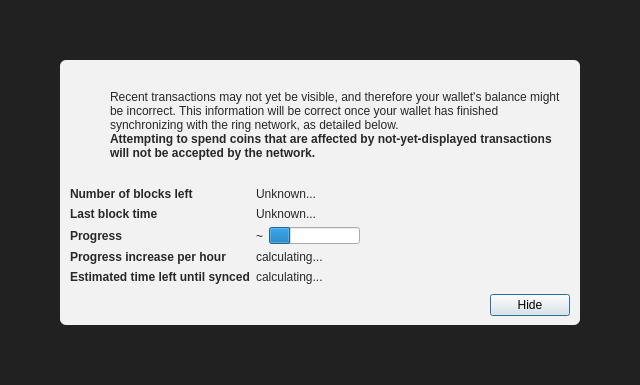
<?xml version="1.0" encoding="UTF-8"?>
<ui version="4.0">
 <class>ModalOverlay</class>
 <widget class="ModalOverlay" name="ModalOverlay">
  <property name="geometry">
   <rect>
    <x>0</x>
    <y>0</y>
    <width>640</width>
    <height>385</height>
   </rect>
  </property>
  <property name="windowTitle">
   <string>Form</string>
  </property>
  <layout class="QVBoxLayout" name="verticalLayout" stretch="0">
   <property name="sizeConstraint">
    <enum>QLayout::SetDefaultConstraint</enum>
   </property>
   <property name="leftMargin">
    <number>0</number>
   </property>
   <property name="topMargin">
    <number>0</number>
   </property>
   <property name="rightMargin">
    <number>0</number>
   </property>
   <property name="bottomMargin">
    <number>0</number>
   </property>
   <item>
    <widget class="QWidget" name="bgWidget" native="true">
     <property name="styleSheet">
      <string notr="true">#bgWidget { background: rgba(0,0,0,220); }</string>
     </property>
     <layout class="QVBoxLayout" name="verticalLayoutMain" stretch="1">
      <property name="leftMargin">
       <number>60</number>
      </property>
      <property name="topMargin">
       <number>60</number>
      </property>
      <property name="rightMargin">
       <number>60</number>
      </property>
      <property name="bottomMargin">
       <number>60</number>
      </property>
      <item>
       <widget class="QWidget" name="contentWidget" native="true">
        <property name="styleSheet">
         <string notr="true">#contentWidget { background: rgba(255,255,255,240); border-radius: 6px; }

QLabel { color: rgb(40,40,40);  }</string>
        </property>
        <layout class="QVBoxLayout" name="verticalLayoutSub" stretch="1,0,0,0">
         <property name="spacing">
          <number>0</number>
         </property>
         <property name="leftMargin">
          <number>10</number>
         </property>
         <property name="topMargin">
          <number>10</number>
         </property>
         <property name="rightMargin">
          <number>10</number>
         </property>
         <property name="bottomMargin">
          <number>10</number>
         </property>
         <item>
          <layout class="QHBoxLayout" name="horizontalLayoutIconText" stretch="0,1">
           <property name="topMargin">
            <number>20</number>
           </property>
           <item>
            <layout class="QVBoxLayout" name="verticalLayoutIcon">
             <property name="leftMargin">
              <number>0</number>
             </property>
             <item>
              <widget class="QPushButton" name="warningIcon">
               <property name="enabled">
                <bool>false</bool>
               </property>
               <property name="text">
                <string/>
               </property>
               <property name="icon">
                <iconset>
                 <normaloff>:/icons/warning</normaloff>
                 <disabledoff>:/icons/warning</disabledoff>:/icons/warning</iconset>
               </property>
               <property name="iconSize">
                <size>
                 <width>48</width>
                 <height>48</height>
                </size>
               </property>
               <property name="flat">
                <bool>true</bool>
               </property>
              </widget>
             </item>
             <item>
              <spacer name="verticalSpacerWarningIcon">
               <property name="orientation">
                <enum>Qt::Vertical</enum>
               </property>
               <property name="sizeHint" stdset="0">
                <size>
                 <width>20</width>
                 <height>40</height>
                </size>
               </property>
              </spacer>
             </item>
            </layout>
           </item>
           <item>
            <layout class="QVBoxLayout" name="verticalLayoutInfoText">
             <property name="leftMargin">
              <number>0</number>
             </property>
             <property name="topMargin">
              <number>0</number>
             </property>
             <item>
              <widget class="QLabel" name="infoText">
               <property name="text">
                <string>Recent transactions may not yet be visible, and therefore your wallet's balance might be incorrect. This information will be correct once your wallet has finished synchronizing with the ring network, as detailed below.</string>
               </property>
               <property name="textFormat">
                <enum>Qt::RichText</enum>
               </property>
               <property name="wordWrap">
                <bool>true</bool>
               </property>
              </widget>
             </item>
             <item>
              <widget class="QLabel" name="infoTextStrong">
               <property name="font">
                <font>
                 <weight>75</weight>
                 <bold>true</bold>
                </font>
               </property>
               <property name="text">
                <string>Attempting to spend coins that are affected by not-yet-displayed transactions will not be accepted by the network.</string>
               </property>
               <property name="textFormat">
                <enum>Qt::RichText</enum>
               </property>
               <property name="wordWrap">
                <bool>true</bool>
               </property>
              </widget>
             </item>
             <item>
              <spacer name="verticalSpacerInTextSpace">
               <property name="orientation">
                <enum>Qt::Vertical</enum>
               </property>
               <property name="sizeHint" stdset="0">
                <size>
                 <width>20</width>
                 <height>40</height>
                </size>
               </property>
              </spacer>
             </item>
            </layout>
           </item>
          </layout>
         </item>
         <item>
          <spacer name="verticalSpacerAfterText">
           <property name="orientation">
            <enum>Qt::Vertical</enum>
           </property>
           <property name="sizeHint" stdset="0">
            <size>
             <width>20</width>
             <height>40</height>
            </size>
           </property>
          </spacer>
         </item>
         <item>
          <layout class="QFormLayout" name="formLayout">
           <property name="fieldGrowthPolicy">
            <enum>QFormLayout::FieldsStayAtSizeHint</enum>
           </property>
           <property name="horizontalSpacing">
            <number>6</number>
           </property>
           <property name="verticalSpacing">
            <number>6</number>
           </property>
           <property name="topMargin">
            <number>10</number>
           </property>
           <item row="0" column="0">
            <widget class="QLabel" name="labelNumberOfBlocksLeft">
             <property name="font">
              <font>
               <weight>75</weight>
               <bold>true</bold>
              </font>
             </property>
             <property name="text">
              <string>Number of blocks left</string>
             </property>
            </widget>
           </item>
           <item row="0" column="1">
            <widget class="QLabel" name="numberOfBlocksLeft">
             <property name="text">
              <string>Unknown...</string>
             </property>
            </widget>
           </item>
           <item row="1" column="0">
            <widget class="QLabel" name="labelLastBlockTime">
             <property name="font">
              <font>
               <weight>75</weight>
               <bold>true</bold>
              </font>
             </property>
             <property name="text">
              <string>Last block time</string>
             </property>
            </widget>
           </item>
           <item row="1" column="1">
            <widget class="QLabel" name="newestBlockDate">
             <property name="sizePolicy">
              <sizepolicy hsizetype="Maximum" vsizetype="Preferred">
               <horstretch>0</horstretch>
               <verstretch>0</verstretch>
              </sizepolicy>
             </property>
             <property name="text">
              <string>Unknown...</string>
             </property>
            </widget>
           </item>
           <item row="2" column="0">
            <widget class="QLabel" name="labelSyncDone">
             <property name="font">
              <font>
               <weight>75</weight>
               <bold>true</bold>
              </font>
             </property>
             <property name="text">
              <string>Progress</string>
             </property>
            </widget>
           </item>
           <item row="2" column="1">
            <layout class="QHBoxLayout" name="horizontalLayoutSync" stretch="0,1">
             <item>
              <widget class="QLabel" name="percentageProgress">
               <property name="text">
                <string notr="true">~</string>
               </property>
              </widget>
             </item>
             <item>
              <widget class="QProgressBar" name="progressBar">
               <property name="value">
                <number>24</number>
               </property>
               <property name="format">
                <string/>
               </property>
              </widget>
             </item>
            </layout>
           </item>
           <item row="4" column="0">
            <widget class="QLabel" name="labelProgressIncrease">
             <property name="font">
              <font>
               <weight>75</weight>
               <bold>true</bold>
              </font>
             </property>
             <property name="text">
              <string>Progress increase per hour</string>
             </property>
            </widget>
           </item>
           <item row="4" column="1">
            <widget class="QLabel" name="progressIncreasePerH">
             <property name="text">
              <string>calculating...</string>
             </property>
            </widget>
           </item>
           <item row="5" column="0">
            <widget class="QLabel" name="labelEstimatedTimeLeft">
             <property name="font">
              <font>
               <weight>75</weight>
               <bold>true</bold>
              </font>
             </property>
             <property name="text">
              <string>Estimated time left until synced</string>
             </property>
            </widget>
           </item>
           <item row="5" column="1">
            <widget class="QLabel" name="expectedTimeLeft">
             <property name="text">
              <string>calculating...</string>
             </property>
            </widget>
           </item>
          </layout>
         </item>
         <item>
          <layout class="QHBoxLayout" name="horizontalLayoutButtons">
           <property name="leftMargin">
            <number>10</number>
           </property>
           <property name="topMargin">
            <number>10</number>
           </property>
           <item>
            <spacer name="horizontalSpacer">
             <property name="orientation">
              <enum>Qt::Horizontal</enum>
             </property>
             <property name="sizeHint" stdset="0">
              <size>
               <width>40</width>
               <height>20</height>
              </size>
             </property>
            </spacer>
           </item>
           <item>
            <widget class="QPushButton" name="closeButton">
             <property name="text">
              <string>Hide</string>
             </property>
             <property name="focusPolicy">
              <enum>Qt::StrongFocus</enum>
             </property>
             <property name="default">
              <bool>true</bool>
             </property>
            </widget>
           </item>
          </layout>
         </item>
        </layout>
       </widget>
      </item>
     </layout>
    </widget>
   </item>
  </layout>
 </widget>
 <customwidgets>
  <customwidget>
   <class>ModalOverlay</class>
   <extends>QWidget</extends>
   <header>qt/modaloverlay.h</header>
   <container>1</container>
  </customwidget>
 </customwidgets>
 <resources/>
 <connections/>
</ui>
